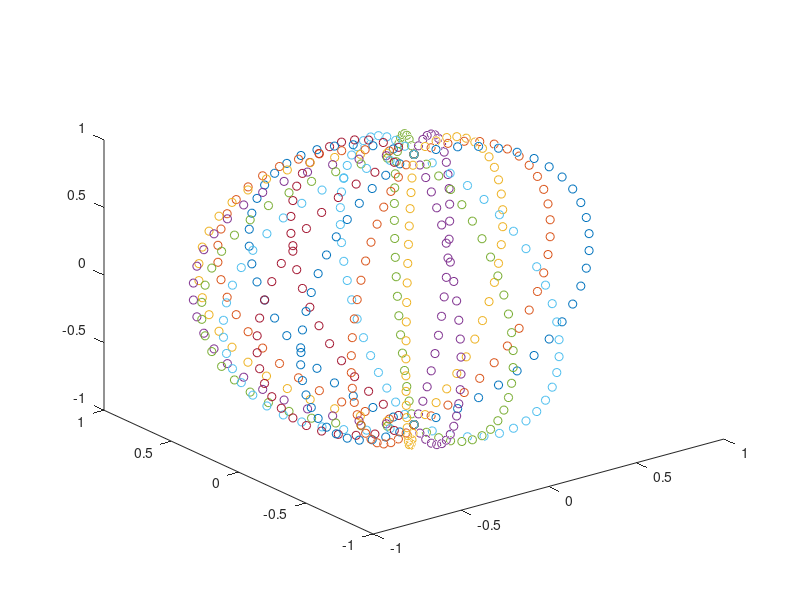

Here is the MATLAB script that generated this plot:
clear variables
close all
clc

rows = 25;
cols = 25;

i = [0 : 1 : rows-1];
j = [0 : 1 : cols];

u = 2*pi*i./rows;
phi = u;
v = pi*j./cols;
theta = v;

r = 1;

figure(1)
for count = phi(1:end-5)
    x = r*sin(theta)*cos(count);
    y = r*sin(theta)*sin(count);
    z = r*cos(theta);

    plot3(x,y,z,'o')
    hold on
endfor
